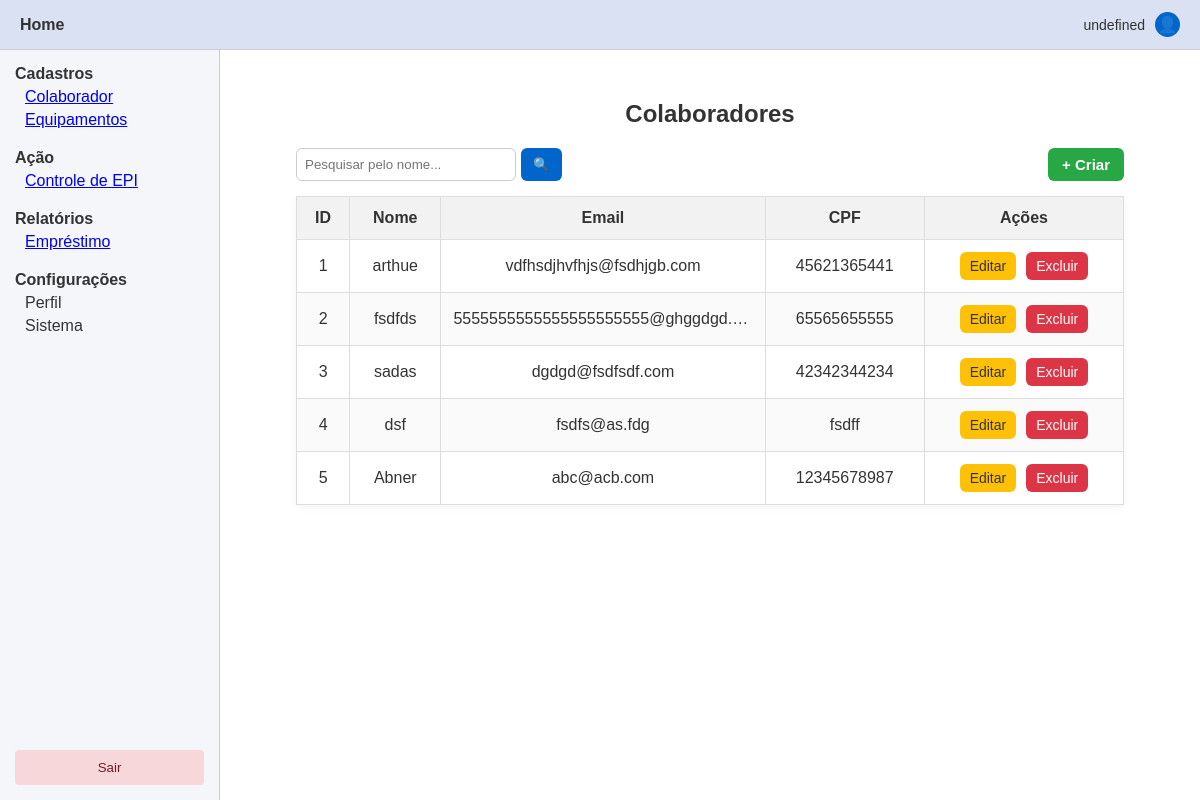
The page /colaboradores/ on the database its author committed.
### epi/models.py (models this page shows, shortened)
class Colaborador(models.Model):
    nome = models.CharField(max_length=100)
    cpf = models.CharField(max_length=11, unique=True)
    email = models.EmailField(unique=True)
    senha = models.CharField(max_length=255)

### epi/views.py (the view)
# urls.py: path('colaboradores/', views.lista_colaboradores, name='colaboradores_list'),
def lista_colaboradores(request):
    query = request.GET.get('q')
    if query:
        colaboradores = Colaborador.objects.filter(Q(nome__icontains=query) | Q(cpf__icontains=query))
    else:
        colaboradores = Colaborador.objects.all()
    return render(request, 'colaboradores_list.html', {'colaboradores': colaboradores})

### epi/templates/colaboradores_list.html (shortened to what this page needs)
{% extends 'base.html' %}
{% block content %}
<div class="list-container">
    <h2>Colaboradores</h2>
    <div class="list-actions">
        <form method="get" class="search-form">
            <input type="text" name="q" placeholder="Pesquisar pelo nome..." value="{{ request.GET.q }}">
            <button type="submit">🔍</button>
        </form>
        <a href="{% url 'criar_colaborador' %}" class="btn-create">+ Criar</a>
    </div>
    {% if colaboradores %}
    <table class="styled-table">
        <thead>
            <tr>
                <th>ID</th>
                <th>Nome</th>
                <th class="long-text-header">Email</th>
                <th>CPF</th>
                <th>Ações</th>
            </tr>
        </thead>
        <tbody>
            {% for colaborador in colaboradores %}
            <tr>
                <td>{{ colaborador.id }}</td>
                <td>{{ colaborador.nome }}</td>
                <td class="long-text">{{ colaborador.email }}</td>
                <td>{{ colaborador.cpf }}</td>
                <td class="actions">
                    <div class="btn-group">
                        <a href="{% url 'editar_colaborador' colaborador.id %}" class="btn-edit">Editar</a>
                        <a href="{% url 'excluir_colaborador' colaborador.id %}" class="btn-delete">Excluir</a>
                    </div>
                </td>
            </tr>
            {% endfor %}
        </tbody>
    </table>
    {% else %}
    <p class="no-results">Desculpe, mas não encontramos dados correspondentes à sua busca :(</p>
    {% endif %}
</div>
{% endblock %}

### epi/static/epi/base.css (style rules this page uses)
:root { --cor-principal: #0066cc; --cor-principal-hover: #004d99; --cor-sucesso: #28a745; --cor-sucesso-hover: #1e7e34; --cor-aviso: #ffc107; --cor-aviso-hover: #e0a800; --cor-erro: #dc3545; --cor-erro-hover: #b02a37; --cor-texto-principal: #333; --cor-fundo-claro: #f4f6fa; --cor-fundo-tabela: #fafafa; --cor-header: #d9e1f2; --borda-padrao: #ccc; }
* { margin: 0; padding: 0; box-sizing: border-box; }
body, html { height: 100%; font-family: Arial, sans-serif; color: var(--cor-texto-principal); }
.btn-primary, .btn-secondary, .btn-create, .btn-edit, .btn-delete { display: inline-block; padding: 10px 18px; border-radius: 6px; font-size: 15px; text-decoration: none; cursor: pointer; transition: 0.3s ease; text-align: center; }
.list-container { width: 90%; max-width: 900px; margin: 20px auto; }
.list-container h2 { text-align: center; margin-bottom: 20px; }
.list-actions { display: flex; justify-content: space-between; align-items: center; margin-bottom: 15px; }
.search-form { display: flex; gap: 5px; }
.search-form input { padding: 8px; border: 1px solid var(--borda-padrao); border-radius: 6px; width: 220px; }
.search-form button { padding: 8px 12px; border: none; background: var(--cor-principal); color: white; border-radius: 6px; cursor: pointer; }
.btn-create { background: var(--cor-sucesso); color: white; padding: 8px 14px; font-weight: bold; }
.styled-table { width: 100%; border-collapse: collapse; margin-top: 10px; box-shadow: 0 2px 8px rgba(0,0,0,0.05); }
.styled-table th, .styled-table td { padding: 12px; border: 1px solid #ddd; text-align: center; }
.styled-table th { background-color: #f2f2f2; font-weight: bold; }
.styled-table tr:nth-child(even) { background-color: var(--cor-fundo-tabela); }
.styled-table td.long-text { max-width: 250px; overflow: hidden; text-overflow: ellipsis; white-space: nowrap; word-wrap: break-word; }
.styled-table td.actions { max-width: none; white-space: nowrap; }
.styled-table .btn-group { display: flex; justify-content: center; gap: 5px; }
.btn-edit { background: var(--cor-aviso); color: var(--cor-texto-principal); padding: 6px 10px; font-size: 14px; margin-right: 5px; }
.btn-delete { background: var(--cor-erro); color: white; padding: 6px 10px; font-size: 14px; }

### rows shown on the page
Colaborador: id "1", nome "arthue", email "vdfhsdjhvfhjs@fsdhjgb.com", cpf "45621365441"
Colaborador: id "2", nome "fsdfds", email "5555555555555555555555@ghggdgd.…", cpf "65565655555"
Colaborador: id "3", nome "sadas", email "dgdgd@fsdfsdf.com", cpf "42342344234"
Colaborador: id "4", nome "dsf", email "fsdfs@as.fdg", cpf "fsdff"
Colaborador: id "5", nome "Abner", email "abc@acb.com", cpf "12345678987"
